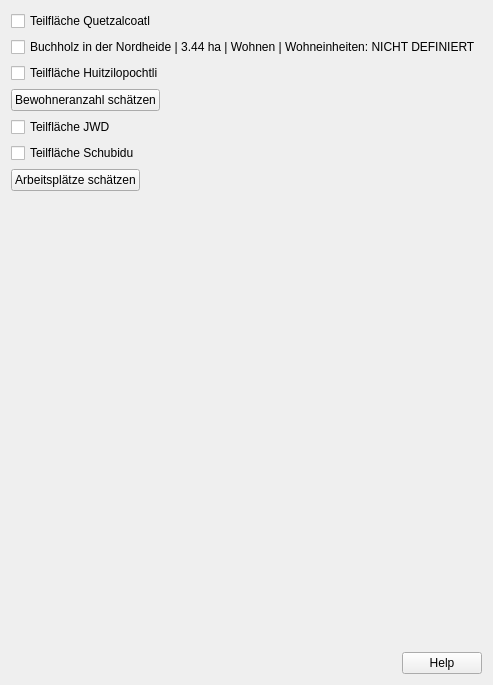
      <widget class="QWidget" name="page1">
       <property name="geometry">
        <rect>
         <x>0</x>
         <y>0</y>
         <width>467</width>
         <height>685</height>
        </rect>
       </property>
       <attribute name="label">
        <string>Bewohner und Arbeitsplätze</string>
       </attribute>
       <layout class="QGridLayout" name="gridLayout">
        <item row="8" column="0">
         <widget class="QDialogButtonBox" name="buttonBox">
          <property name="sizePolicy">
           <sizepolicy hsizetype="Expanding" vsizetype="Fixed">
            <horstretch>0</horstretch>
            <verstretch>0</verstretch>
           </sizepolicy>
          </property>
          <property name="layoutDirection">
           <enum>Qt::LeftToRight</enum>
          </property>
          <property name="standardButtons">
           <set>QDialogButtonBox::Help</set>
          </property>
         </widget>
        </item>
        <item row="0" column="0">
         <widget class="QCheckBox" name="checkBox_3">
          <property name="text">
           <string>Teilfläche Quetzalcoatl</string>
          </property>
         </widget>
        </item>
        <item row="1" column="0">
         <widget class="QCheckBox" name="checkBox_6">
          <property name="text">
           <string>Buchholz in der Nordheide | 3.44 ha | Wohnen | Wohneinheiten: NICHT DEFINIERT</string>
          </property>
         </widget>
        </item>
        <item row="2" column="0">
         <widget class="QCheckBox" name="checkBox_5">
          <property name="text">
           <string>Teilfläche Huitzilopochtli</string>
          </property>
         </widget>
        </item>
        <item row="3" column="0">
         <widget class="QPushButton" name="pushButton">
          <property name="sizePolicy">
           <sizepolicy hsizetype="Fixed" vsizetype="Fixed">
            <horstretch>0</horstretch>
            <verstretch>0</verstretch>
           </sizepolicy>
          </property>
          <property name="text">
           <string>Bewohneranzahl schätzen</string>
          </property>
         </widget>
        </item>
        <item row="4" column="0">
         <widget class="QCheckBox" name="checkBox_4">
          <property name="text">
           <string>Teilfläche JWD</string>
          </property>
         </widget>
        </item>
        <item row="5" column="0">
         <widget class="QCheckBox" name="checkBox">
          <property name="text">
           <string>Teilfläche Schubidu</string>
          </property>
         </widget>
        </item>
        <item row="6" column="0">
         <widget class="QPushButton" name="pushButton_2">
          <property name="sizePolicy">
           <sizepolicy hsizetype="Fixed" vsizetype="Fixed">
            <horstretch>0</horstretch>
            <verstretch>0</verstretch>
           </sizepolicy>
          </property>
          <property name="layoutDirection">
           <enum>Qt::LeftToRight</enum>
          </property>
          <property name="text">
           <string>Arbeitsplätze schätzen</string>
          </property>
          <property name="flat">
           <bool>false</bool>
          </property>
         </widget>
        </item>
        <item row="7" column="0">
         <spacer name="verticalSpacer">
          <property name="orientation">
           <enum>Qt::Vertical</enum>
          </property>
          <property name="sizeHint" stdset="0">
           <size>
            <width>20</width>
            <height>40</height>
           </size>
          </property>
         </spacer>
        </item>
       </layout>
      </widget>
